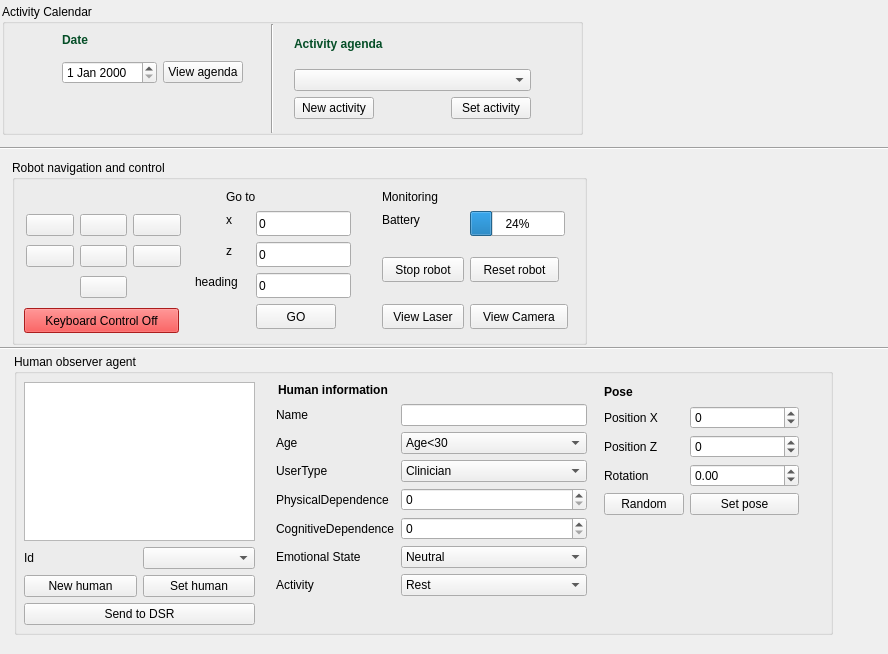
<?xml version="1.0" encoding="UTF-8"?>
<ui version="4.0">
 <class>guiDlg</class>
 <widget class="QWidget" name="guiDlg">
  <property name="geometry">
   <rect>
    <x>0</x>
    <y>0</y>
    <width>888</width>
    <height>654</height>
   </rect>
  </property>
  <property name="windowTitle">
   <string>humanObserverAgent_GUI</string>
  </property>
  <widget class="QGroupBox" name="roboNavControl">
   <property name="geometry">
    <rect>
     <x>12</x>
     <y>160</y>
     <width>575</width>
     <height>185</height>
    </rect>
   </property>
   <property name="title">
    <string>Robot navigation and control</string>
   </property>
   <widget class="QLabel" name="label_11">
    <property name="geometry">
     <rect>
      <x>214</x>
      <y>51</y>
      <width>16</width>
      <height>17</height>
     </rect>
    </property>
    <property name="text">
     <string>x</string>
    </property>
   </widget>
   <widget class="QLabel" name="label_12">
    <property name="geometry">
     <rect>
      <x>183</x>
      <y>113</y>
      <width>55</width>
      <height>17</height>
     </rect>
    </property>
    <property name="text">
     <string>heading</string>
    </property>
   </widget>
   <widget class="QLabel" name="label_13">
    <property name="geometry">
     <rect>
      <x>370</x>
      <y>51</y>
      <width>53</width>
      <height>17</height>
     </rect>
    </property>
    <property name="text">
     <string>Battery</string>
    </property>
   </widget>
   <widget class="QLabel" name="label_16">
    <property name="geometry">
     <rect>
      <x>214</x>
      <y>28</y>
      <width>38</width>
      <height>17</height>
     </rect>
    </property>
    <property name="text">
     <string>Go to</string>
    </property>
   </widget>
   <widget class="QPushButton" name="pushButton_4">
    <property name="geometry">
     <rect>
      <x>370</x>
      <y>97</y>
      <width>82</width>
      <height>25</height>
     </rect>
    </property>
    <property name="text">
     <string>Stop robot</string>
    </property>
   </widget>
   <widget class="QLabel" name="label_17">
    <property name="geometry">
     <rect>
      <x>370</x>
      <y>28</y>
      <width>76</width>
      <height>17</height>
     </rect>
    </property>
    <property name="text">
     <string>Monitoring</string>
    </property>
   </widget>
   <widget class="QProgressBar" name="progressBar">
    <property name="geometry">
     <rect>
      <x>458</x>
      <y>51</y>
      <width>95</width>
      <height>25</height>
     </rect>
    </property>
    <property name="value">
     <number>24</number>
    </property>
   </widget>
   <widget class="QPushButton" name="pushButton_5">
    <property name="geometry">
     <rect>
      <x>458</x>
      <y>97</y>
      <width>89</width>
      <height>25</height>
     </rect>
    </property>
    <property name="text">
     <string>Reset robot</string>
    </property>
   </widget>
   <widget class="QLabel" name="label_15">
    <property name="geometry">
     <rect>
      <x>214</x>
      <y>82</y>
      <width>16</width>
      <height>17</height>
     </rect>
    </property>
    <property name="text">
     <string>z</string>
    </property>
   </widget>
   <widget class="QPushButton" name="viewLaser_button">
    <property name="geometry">
     <rect>
      <x>370</x>
      <y>144</y>
      <width>82</width>
      <height>25</height>
     </rect>
    </property>
    <property name="text">
     <string>View Laser</string>
    </property>
   </widget>
   <widget class="QPushButton" name="view_camera_button">
    <property name="geometry">
     <rect>
      <x>458</x>
      <y>144</y>
      <width>98</width>
      <height>25</height>
     </rect>
    </property>
    <property name="text">
     <string>View Camera</string>
    </property>
   </widget>
   <widget class="QLineEdit" name="lineEdit">
    <property name="geometry">
     <rect>
      <x>244</x>
      <y>51</y>
      <width>95</width>
      <height>25</height>
     </rect>
    </property>
    <property name="text">
     <string>0</string>
    </property>
   </widget>
   <widget class="QLineEdit" name="lineEdit_2">
    <property name="geometry">
     <rect>
      <x>244</x>
      <y>82</y>
      <width>95</width>
      <height>25</height>
     </rect>
    </property>
    <property name="text">
     <string>0</string>
    </property>
   </widget>
   <widget class="QLineEdit" name="lineEdit_3">
    <property name="geometry">
     <rect>
      <x>244</x>
      <y>113</y>
      <width>95</width>
      <height>25</height>
     </rect>
    </property>
    <property name="text">
     <string>0</string>
    </property>
   </widget>
   <widget class="QPushButton" name="pushButton_8">
    <property name="geometry">
     <rect>
      <x>244</x>
      <y>144</y>
      <width>80</width>
      <height>25</height>
     </rect>
    </property>
    <property name="text">
     <string>GO</string>
    </property>
   </widget>
   <widget class="QPushButton" name="pushButton_9">
    <property name="geometry">
     <rect>
      <x>12</x>
      <y>148</y>
      <width>155</width>
      <height>25</height>
     </rect>
    </property>
    <property name="toolTip">
     <string>&lt;html&gt;&lt;head/&gt;&lt;body&gt;&lt;p&gt;w -&amp;gt; forward &lt;/p&gt;&lt;p&gt;s -&amp;gt; backward &lt;/p&gt;&lt;p&gt;a -&amp;gt; left &lt;/p&gt;&lt;p&gt;d -&amp;gt; right &lt;/p&gt;&lt;p&gt;f -&amp;gt; CClockwise &lt;/p&gt;&lt;p&gt;g -&amp;gt; clockwise &lt;/p&gt;&lt;p&gt;backspace -&amp;gt; stop&lt;/p&gt;&lt;/body&gt;&lt;/html&gt;</string>
    </property>
    <property name="styleSheet">
     <string notr="true">background-color: rgb(239, 41, 41);</string>
    </property>
    <property name="text">
     <string>Keyboard Control Off</string>
    </property>
   </widget>
   <widget class="QWidget" name="layoutWidget">
    <property name="geometry">
     <rect>
      <x>14</x>
      <y>51</y>
      <width>155</width>
      <height>93</height>
     </rect>
    </property>
    <layout class="QGridLayout" name="keycontrols">
     <item row="0" column="1">
      <widget class="QPushButton" name="up_button">
       <property name="text">
        <string/>
       </property>
       <property name="icon">
        <iconset>
         <normalon>:/backImages/icons/up.png</normalon>
        </iconset>
       </property>
      </widget>
     </item>
     <item row="1" column="0">
      <widget class="QPushButton" name="left_button">
       <property name="text">
        <string/>
       </property>
       <property name="icon">
        <iconset>
         <normalon>:/backImages/icons/left.png</normalon>
        </iconset>
       </property>
      </widget>
     </item>
     <item row="1" column="1">
      <widget class="QPushButton" name="stop_button">
       <property name="text">
        <string/>
       </property>
       <property name="icon">
        <iconset>
         <normalon>:/backImages/icons/stop.png</normalon>
        </iconset>
       </property>
      </widget>
     </item>
     <item row="1" column="2">
      <widget class="QPushButton" name="right_button">
       <property name="text">
        <string/>
       </property>
       <property name="icon">
        <iconset>
         <normalon>:/backImages/icons/right.png</normalon>
        </iconset>
       </property>
      </widget>
     </item>
     <item row="2" column="1">
      <widget class="QPushButton" name="down_button">
       <property name="text">
        <string/>
       </property>
       <property name="icon">
        <iconset>
         <normalon>:/backImages/icons/down.png</normalon>
        </iconset>
       </property>
      </widget>
     </item>
     <item row="0" column="2">
      <widget class="QPushButton" name="c_button">
       <property name="text">
        <string/>
       </property>
       <property name="icon">
        <iconset>
         <normalon>:/backImages/icons/C.png</normalon>
        </iconset>
       </property>
      </widget>
     </item>
     <item row="0" column="0">
      <widget class="QPushButton" name="cc_button">
       <property name="text">
        <string/>
       </property>
       <property name="icon">
        <iconset>
         <normalon>:/backImages/icons/CC.png</normalon>
        </iconset>
       </property>
      </widget>
     </item>
    </layout>
   </widget>
  </widget>
  <widget class="Line" name="line_7">
   <property name="geometry">
    <rect>
     <x>0</x>
     <y>138</y>
     <width>921</width>
     <height>21</height>
    </rect>
   </property>
   <property name="orientation">
    <enum>Qt::Horizontal</enum>
   </property>
  </widget>
  <widget class="QGroupBox" name="humanObsAgent">
   <property name="enabled">
    <bool>true</bool>
   </property>
   <property name="geometry">
    <rect>
     <x>14</x>
     <y>354</y>
     <width>819</width>
     <height>281</height>
    </rect>
   </property>
   <property name="title">
    <string>Human observer agent</string>
   </property>
   <widget class="QWidget" name="layoutWidget">
    <property name="geometry">
     <rect>
      <x>10</x>
      <y>28</y>
      <width>231</width>
      <height>243</height>
     </rect>
    </property>
    <layout class="QVBoxLayout" name="verticalLayout_4">
     <item>
      <widget class="QGraphicsView" name="graphicsView_2"/>
     </item>
     <item>
      <layout class="QHBoxLayout" name="horizontalLayout_2">
       <item>
        <widget class="QLabel" name="label_14">
         <property name="text">
          <string>Id</string>
         </property>
        </widget>
       </item>
       <item>
        <widget class="QComboBox" name="id_list"/>
       </item>
      </layout>
     </item>
     <item>
      <layout class="QHBoxLayout" name="horizontalLayout_3">
       <item>
        <widget class="QPushButton" name="newHuman_button">
         <property name="text">
          <string>New human</string>
         </property>
        </widget>
       </item>
       <item>
        <widget class="QPushButton" name="setHuman_button">
         <property name="text">
          <string>Set human</string>
         </property>
        </widget>
       </item>
      </layout>
     </item>
     <item>
      <widget class="QPushButton" name="pushButton_3">
       <property name="text">
        <string>Send to DSR</string>
       </property>
      </widget>
     </item>
    </layout>
   </widget>
   <widget class="QLabel" name="label_4">
    <property name="geometry">
     <rect>
      <x>264</x>
      <y>28</y>
      <width>139</width>
      <height>17</height>
     </rect>
    </property>
    <property name="text">
     <string>&lt;html&gt;&lt;head/&gt;&lt;body&gt;&lt;p&gt;&lt;span style=&quot; font-weight:600;&quot;&gt;Human information&lt;/span&gt;&lt;/p&gt;&lt;/body&gt;&lt;/html&gt;</string>
    </property>
   </widget>
   <widget class="QWidget" name="layoutWidget_2">
    <property name="geometry">
     <rect>
      <x>590</x>
      <y>52</y>
      <width>195</width>
      <height>153</height>
     </rect>
    </property>
    <layout class="QFormLayout" name="formLayout">
     <item row="0" column="0">
      <widget class="QLabel" name="label_2">
       <property name="text">
        <string>Position X</string>
       </property>
      </widget>
     </item>
     <item row="0" column="1">
      <widget class="QSpinBox" name="x_sb">
       <property name="toolTip">
        <string>mm</string>
       </property>
       <property name="minimum">
        <number>-10000</number>
       </property>
       <property name="maximum">
        <number>10000</number>
       </property>
       <property name="singleStep">
        <number>100</number>
       </property>
      </widget>
     </item>
     <item row="1" column="0">
      <widget class="QLabel" name="label_3">
       <property name="text">
        <string>Position Z</string>
       </property>
      </widget>
     </item>
     <item row="1" column="1">
      <widget class="QSpinBox" name="z_sb">
       <property name="toolTip">
        <string>mm</string>
       </property>
       <property name="minimum">
        <number>-10000</number>
       </property>
       <property name="maximum">
        <number>10000</number>
       </property>
       <property name="singleStep">
        <number>100</number>
       </property>
      </widget>
     </item>
     <item row="2" column="0">
      <widget class="QLabel" name="label_20">
       <property name="text">
        <string>Rotation</string>
       </property>
      </widget>
     </item>
     <item row="2" column="1">
      <widget class="QDoubleSpinBox" name="rot_sb">
       <property name="minimum">
        <double>-3.140000000000000</double>
       </property>
       <property name="maximum">
        <double>3.140000000000000</double>
       </property>
       <property name="singleStep">
        <double>0.100000000000000</double>
       </property>
      </widget>
     </item>
     <item row="3" column="1">
      <widget class="QPushButton" name="setPose_pb">
       <property name="text">
        <string>Set pose</string>
       </property>
      </widget>
     </item>
     <item row="3" column="0">
      <widget class="QPushButton" name="random">
       <property name="text">
        <string>Random</string>
       </property>
      </widget>
     </item>
    </layout>
   </widget>
   <widget class="QLabel" name="label_21">
    <property name="geometry">
     <rect>
      <x>590</x>
      <y>30</y>
      <width>45</width>
      <height>17</height>
     </rect>
    </property>
    <property name="text">
     <string>&lt;html&gt;&lt;head/&gt;&lt;body&gt;&lt;p&gt;&lt;span style=&quot; font-weight:600;&quot;&gt;Pose&lt;/span&gt;&lt;/p&gt;&lt;/body&gt;&lt;/html&gt;</string>
    </property>
   </widget>
   <widget class="QWidget" name="layoutWidget">
    <property name="geometry">
     <rect>
      <x>262</x>
      <y>50</y>
      <width>311</width>
      <height>221</height>
     </rect>
    </property>
    <layout class="QFormLayout" name="formLayout_2">
     <property name="horizontalSpacing">
      <number>6</number>
     </property>
     <property name="verticalSpacing">
      <number>6</number>
     </property>
     <item row="0" column="0">
      <widget class="QLabel" name="label_5">
       <property name="text">
        <string>Name</string>
       </property>
      </widget>
     </item>
     <item row="0" column="1">
      <widget class="QLineEdit" name="H_name">
       <property name="text">
        <string/>
       </property>
      </widget>
     </item>
     <item row="1" column="0">
      <widget class="QLabel" name="label_6">
       <property name="text">
        <string>Age</string>
       </property>
      </widget>
     </item>
     <item row="1" column="1">
      <widget class="QComboBox" name="H_age">
       <item>
        <property name="text">
         <string>Age&lt;30</string>
        </property>
       </item>
       <item>
        <property name="text">
         <string>30&lt;Age&lt;60</string>
        </property>
       </item>
       <item>
        <property name="text">
         <string>60&lt;Age&lt;80</string>
        </property>
       </item>
       <item>
        <property name="text">
         <string>Age&gt;80</string>
        </property>
       </item>
      </widget>
     </item>
     <item row="2" column="0">
      <widget class="QLabel" name="label_7">
       <property name="text">
        <string>UserType</string>
       </property>
      </widget>
     </item>
     <item row="2" column="1">
      <widget class="QComboBox" name="H_userType">
       <item>
        <property name="text">
         <string>Clinician</string>
        </property>
       </item>
       <item>
        <property name="text">
         <string>Caregiver</string>
        </property>
       </item>
       <item>
        <property name="text">
         <string>Family Member</string>
        </property>
       </item>
       <item>
        <property name="text">
         <string>Caregiving User</string>
        </property>
       </item>
      </widget>
     </item>
     <item row="3" column="0">
      <widget class="QLabel" name="label_18">
       <property name="text">
        <string>PhysicalDependence</string>
       </property>
      </widget>
     </item>
     <item row="3" column="1">
      <widget class="QSpinBox" name="H_phyDep"/>
     </item>
     <item row="4" column="0">
      <widget class="QLabel" name="label_19">
       <property name="text">
        <string>CognitiveDependence</string>
       </property>
      </widget>
     </item>
     <item row="4" column="1">
      <widget class="QSpinBox" name="H_cogDep"/>
     </item>
     <item row="5" column="0">
      <widget class="QLabel" name="label_8">
       <property name="text">
        <string>Emotional State</string>
       </property>
      </widget>
     </item>
     <item row="5" column="1">
      <widget class="QComboBox" name="H_emoSate">
       <item>
        <property name="text">
         <string>Neutral</string>
        </property>
       </item>
       <item>
        <property name="text">
         <string>Angry</string>
        </property>
       </item>
       <item>
        <property name="text">
         <string>Sad</string>
        </property>
       </item>
       <item>
        <property name="text">
         <string>Happy</string>
        </property>
       </item>
       <item>
        <property name="text">
         <string>Afraid</string>
        </property>
       </item>
      </widget>
     </item>
     <item row="6" column="0">
      <widget class="QLabel" name="label_10">
       <property name="text">
        <string>Activity</string>
       </property>
      </widget>
     </item>
     <item row="6" column="1">
      <widget class="QComboBox" name="H_activity">
       <item>
        <property name="text">
         <string>Rest</string>
        </property>
       </item>
       <item>
        <property name="text">
         <string>Robot Attention</string>
        </property>
       </item>
       <item>
        <property name="text">
         <string>Physical Activity</string>
        </property>
       </item>
       <item>
        <property name="text">
         <string>Cognitive Activity</string>
        </property>
       </item>
      </widget>
     </item>
    </layout>
   </widget>
  </widget>
  <widget class="QGroupBox" name="CalendarEvents">
   <property name="geometry">
    <rect>
     <x>2</x>
     <y>4</y>
     <width>581</width>
     <height>131</height>
    </rect>
   </property>
   <property name="title">
    <string>Activity Calendar</string>
   </property>
   <widget class="QWidget" name="layoutWidget">
    <property name="geometry">
     <rect>
      <x>292</x>
      <y>22</y>
      <width>237</width>
      <height>93</height>
     </rect>
    </property>
    <layout class="QGridLayout" name="setnewactivity">
     <item row="0" column="0" colspan="2">
      <widget class="QLabel" name="label_24">
       <property name="text">
        <string>&lt;html&gt;&lt;head/&gt;&lt;body&gt;&lt;p&gt;&lt;span style=&quot; font-weight:600; color:#054e27;&quot;&gt;Activity agenda&lt;/span&gt;&lt;/p&gt;&lt;/body&gt;&lt;/html&gt;</string>
       </property>
      </widget>
     </item>
     <item row="2" column="0">
      <widget class="QPushButton" name="pushButton_10">
       <property name="text">
        <string>New activity</string>
       </property>
      </widget>
     </item>
     <item row="2" column="1">
      <spacer name="horizontalSpacer">
       <property name="orientation">
        <enum>Qt::Horizontal</enum>
       </property>
       <property name="sizeHint" stdset="0">
        <size>
         <width>40</width>
         <height>20</height>
        </size>
       </property>
      </spacer>
     </item>
     <item row="2" column="2">
      <widget class="QPushButton" name="pushButton_11">
       <property name="text">
        <string>Set activity</string>
       </property>
      </widget>
     </item>
     <item row="1" column="0" colspan="3">
      <widget class="QComboBox" name="comboBox_3"/>
     </item>
    </layout>
   </widget>
   <widget class="QWidget" name="layoutWidget">
    <property name="geometry">
     <rect>
      <x>2</x>
      <y>22</y>
      <width>239</width>
      <height>93</height>
     </rect>
    </property>
    <layout class="QGridLayout" name="viewagenda">
     <item row="0" column="1" colspan="2">
      <widget class="QLabel" name="label_9">
       <property name="text">
        <string>&lt;html&gt;&lt;head/&gt;&lt;body&gt;&lt;p&gt;&lt;span style=&quot; font-weight:600; color:#054e27;&quot;&gt;Date&lt;/span&gt;&lt;/p&gt;&lt;/body&gt;&lt;/html&gt;</string>
       </property>
      </widget>
     </item>
     <item row="1" column="0">
      <widget class="QLabel" name="label_22">
       <property name="text">
        <string>&lt;html&gt;&lt;head/&gt;&lt;body&gt;&lt;p&gt;&lt;img src=&quot;:/GUI/Icons/calendar.png&quot; /&gt;&lt;/p&gt;&lt;/body&gt;&lt;/html&gt;</string>
       </property>
      </widget>
     </item>
     <item row="1" column="1">
      <widget class="QDateEdit" name="dateEdit"/>
     </item>
     <item row="1" column="2">
      <widget class="QPushButton" name="pushButton_14">
       <property name="text">
        <string>View agenda</string>
       </property>
      </widget>
     </item>
     <item row="2" column="1" colspan="2">
      <widget class="QLabel" name="label">
       <property name="enabled">
        <bool>true</bool>
       </property>
       <property name="font">
        <font>
         <kerning>true</kerning>
        </font>
       </property>
       <property name="inputMethodHints">
        <set>Qt::ImhNone</set>
       </property>
       <property name="text">
        <string/>
       </property>
      </widget>
     </item>
    </layout>
   </widget>
   <widget class="Line" name="line_5">
    <property name="geometry">
     <rect>
      <x>260</x>
      <y>20</y>
      <width>20</width>
      <height>109</height>
     </rect>
    </property>
    <property name="orientation">
     <enum>Qt::Vertical</enum>
    </property>
   </widget>
  </widget>
  <widget class="Line" name="line_8">
   <property name="geometry">
    <rect>
     <x>0</x>
     <y>338</y>
     <width>921</width>
     <height>21</height>
    </rect>
   </property>
   <property name="orientation">
    <enum>Qt::Horizontal</enum>
   </property>
  </widget>
 </widget>
 <resources>
  <include location="mainUIDate.qrc"/>
 </resources>
 <connections/>
</ui>
